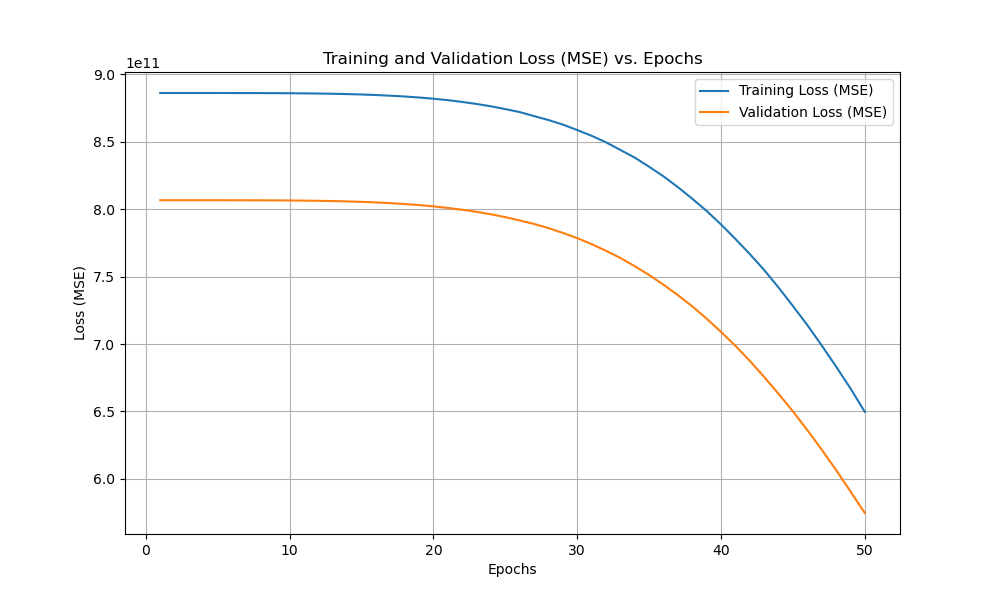

Write Python code to recreate this figure.
import pandas as pd
from sklearn.preprocessing import LabelEncoder
from sklearn.model_selection import train_test_split
from sklearn.preprocessing import StandardScaler #normalization
import tensorflow as tf
from tensorflow import keras
from sklearn.metrics import accuracy_score
import matplotlib.pyplot as plt
import seaborn as sns

file_path="house_price_dataset (1).csv"
df=pd.read_csv(file_path)

encoder=LabelEncoder() # text data to integers

df['Location']=encoder.fit_transform(df['Location'])

df['House_Type']=encoder.fit_transform(df['House_Type'])

x=df.drop(columns='Price')

y=df['Price']

x_train,x_test,y_train,y_test=train_test_split(x,y,test_size=0.2,random_state=42)

scaler=StandardScaler()

X_train_scaled = scaler.fit_transform(x_train)

X_test_scaled = scaler.transform(x_test)

model = keras.Sequential([
    keras.layers.Dense(128, activation='relu', input_shape=(X_train_scaled.shape[1],)),
    keras.layers.Dense(64, activation='relu'),
    keras.layers.Dense(32, activation='relu'),
    keras.layers.Dense(1)
])

model.compile(optimizer='adam', loss='mean_squared_error')

test_loss = model.evaluate(X_test_scaled, y_test)

print(f'Test Loss (MSE): {test_loss}')

history = model.fit(X_train_scaled, y_train, epochs=50, batch_size=32, validation_split=0.2)

# Get training and validation loss from history object

history_dict = history.history

loss_values = history_dict['loss']

val_loss_values = history_dict['val_loss']

epochs = range(1, len(loss_values) + 1)

plt.figure(figsize=(10, 6))
sns.lineplot(x=epochs, y=loss_values, label='Training Loss (MSE)')
sns.lineplot(x=epochs, y=val_loss_values, label='Validation Loss (MSE)')
plt.title('Training and Validation Loss (MSE) vs. Epochs')
plt.xlabel('Epochs')
plt.ylabel('Loss (MSE)')
plt.legend()
plt.grid(True)
plt.savefig("ex7")
